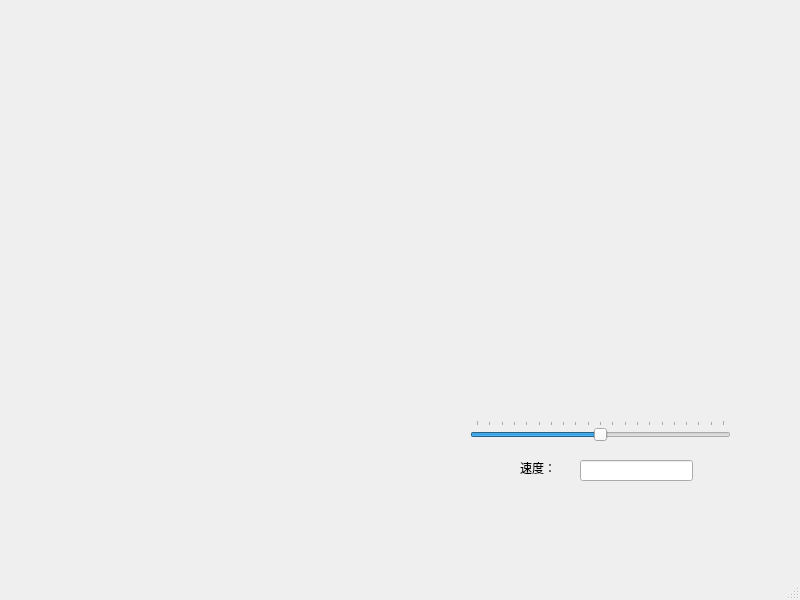
<?xml version="1.0" encoding="UTF-8"?>
<ui version="4.0">
 <class>MainWindow</class>
 <widget class="QMainWindow" name="MainWindow">
  <property name="geometry">
   <rect>
    <x>0</x>
    <y>0</y>
    <width>800</width>
    <height>600</height>
   </rect>
  </property>
  <property name="windowTitle">
   <string>MainWindow</string>
  </property>
  <widget class="QWidget" name="centralwidget">
   <widget class="QSlider" name="velocity_horizontalSlider">
    <property name="geometry">
     <rect>
      <x>470</x>
      <y>420</y>
      <width>261</width>
      <height>22</height>
     </rect>
    </property>
    <property name="minimum">
     <number>-100</number>
    </property>
    <property name="maximum">
     <number>100</number>
    </property>
    <property name="orientation">
     <enum>Qt::Horizontal</enum>
    </property>
    <property name="tickPosition">
     <enum>QSlider::TicksAbove</enum>
    </property>
    <property name="tickInterval">
     <number>10</number>
    </property>
   </widget>
   <widget class="QLineEdit" name="velocity_lineEdit">
    <property name="geometry">
     <rect>
      <x>580</x>
      <y>460</y>
      <width>113</width>
      <height>21</height>
     </rect>
    </property>
   </widget>
   <widget class="QLabel" name="label">
    <property name="geometry">
     <rect>
      <x>520</x>
      <y>460</y>
      <width>51</width>
      <height>16</height>
     </rect>
    </property>
    <property name="text">
     <string>速度：</string>
    </property>
   </widget>
   <widget class="QWidget" name="gridLayoutWidget">
    <property name="geometry">
     <rect>
      <x>180</x>
      <y>20</y>
      <width>581</width>
      <height>361</height>
     </rect>
    </property>
    <layout class="QGridLayout" name="gridLayout"/>
   </widget>
  </widget>
  <widget class="QMenuBar" name="menubar">
   <property name="geometry">
    <rect>
     <x>0</x>
     <y>0</y>
     <width>800</width>
     <height>26</height>
    </rect>
   </property>
  </widget>
  <widget class="QStatusBar" name="statusbar"/>
 </widget>
 <resources/>
 <connections/>
</ui>
